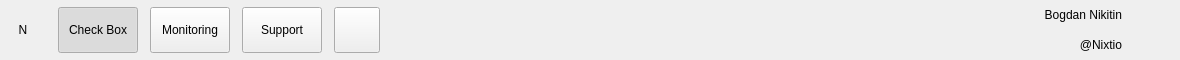
<?xml version='1.0' encoding='utf-8'?>
<ui version="4.0">
 <class>TopNav</class>
 <widget class="QWidget" name="TopNav">
  <property name="geometry"><rect><x>0</x><y>0</y><width>1180</width><height>60</height></rect></property>
  <layout class="QHBoxLayout" name="topNavLayout">
   <property name="leftMargin"><number>0</number></property>
   <property name="topMargin"><number>0</number></property>
   <property name="rightMargin"><number>0</number></property>
   <property name="bottomMargin"><number>0</number></property>
   <property name="spacing"><number>12</number></property>
   <item>
    <widget class="QLabel" name="logo">
     <property name="minimumSize"><size><width>46</width><height>46</height></size></property>
     <property name="maximumSize"><size><width>46</width><height>46</height></size></property>
     <property name="alignment"><set>Qt::AlignCenter</set></property>
     <property name="text"><string>N</string></property>
    </widget>
   </item>
   <item>
    <widget class="QPushButton" name="navBtn0">
     <property name="minimumSize"><size><width>0</width><height>46</height></size></property>
     <property name="checkable"><bool>true</bool></property>
     <property name="checked"><bool>true</bool></property>
     <property name="text"><string>Check Box</string></property>
     <property name="role" stdset="0"><string>navPill</string></property>
    </widget>
   </item>
   <item>
    <widget class="QPushButton" name="navBtn1">
     <property name="minimumSize"><size><width>0</width><height>46</height></size></property>
     <property name="checkable"><bool>true</bool></property>
     <property name="text"><string>Monitoring</string></property>
     <property name="role" stdset="0"><string>navPill</string></property>
    </widget>
   </item>
   <item>
    <widget class="QPushButton" name="navBtn2">
     <property name="minimumSize"><size><width>0</width><height>46</height></size></property>
     <property name="checkable"><bool>true</bool></property>
     <property name="text"><string>Support</string></property>
     <property name="role" stdset="0"><string>navPill</string></property>
    </widget>
   </item>
   <item>
    <widget class="QPushButton" name="searchBtn">
     <property name="minimumSize"><size><width>46</width><height>46</height></size></property>
     <property name="maximumSize"><size><width>46</width><height>46</height></size></property>
     <property name="text"><string /></property>
     <property name="role" stdset="0"><string>iconPill</string></property>
    </widget>
   </item>
   <item>
    <spacer name="topSpacer">
     <property name="orientation"><enum>Qt::Horizontal</enum></property>
     <property name="sizeHint" stdset="0"><size><width>40</width><height>20</height></size></property>
    </spacer>
   </item>
   <item>
    <layout class="QVBoxLayout" name="profileTextLayout">
     <property name="spacing"><number>0</number></property>
     <item>
      <widget class="QLabel" name="profileName">
       <property name="alignment"><set>Qt::AlignRight|Qt::AlignVCenter</set></property>
       <property name="text"><string>Bogdan Nikitin</string></property>
       <property name="role" stdset="0"><string>profileName</string></property>
      </widget>
     </item>
     <item>
      <widget class="QLabel" name="profileHandle">
       <property name="alignment"><set>Qt::AlignRight|Qt::AlignVCenter</set></property>
       <property name="text"><string>@Nixtio</string></property>
       <property name="role" stdset="0"><string>profileHandle</string></property>
      </widget>
     </item>
    </layout>
   </item>
   <item>
    <widget class="QLabel" name="avatar">
     <property name="minimumSize"><size><width>46</width><height>46</height></size></property>
     <property name="maximumSize"><size><width>46</width><height>46</height></size></property>
     <property name="alignment"><set>Qt::AlignCenter</set></property>
     <property name="text"><string /></property>
    </widget>
   </item>
  </layout>
 </widget>
 <connections />
<customwidgets><customwidget><class>QPushButton</class><extends>QPushButton</extends><header location="global">Custom_Widgets.Theme.h</header><container>1</container></customwidget><customwidget><class>QLabel</class><extends>QLabel</extends><header location="global">Custom_Widgets.Theme.h</header><container>1</container></customwidget></customwidgets></ui>
